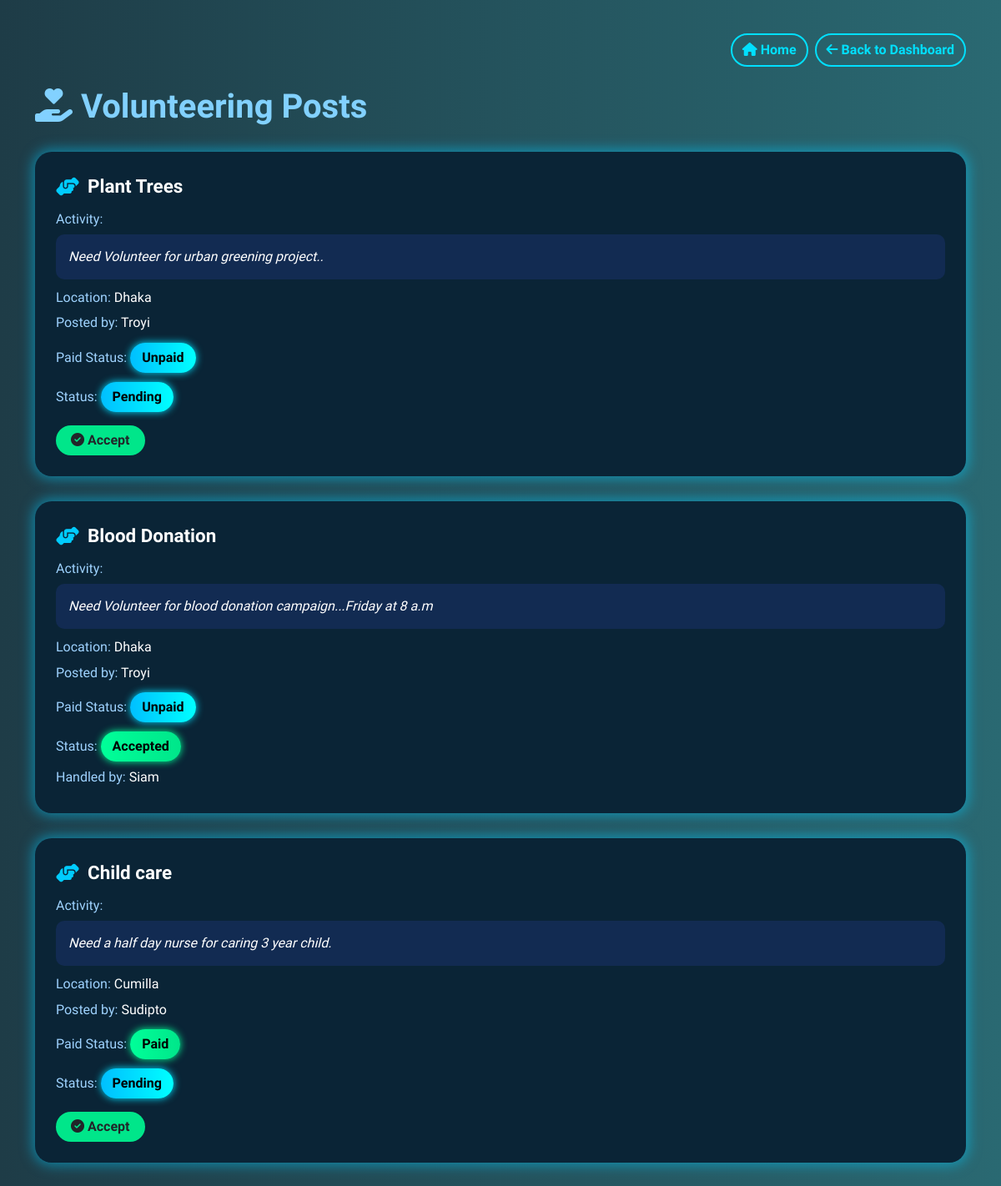
Screenshot of /user/provider_volunteering_posts/ (signed in) with the database file from the repository.
### users/models.py (models this page shows, shortened)
class VolunteeringService(models.Model):
    STATUS_CHOICES = (
        ('Pending', 'Pending'),
        ('Accepted', 'Accepted'),
        ('Rejected', 'Rejected'),
    )
    customer = models.ForeignKey(User, on_delete=models.CASCADE, related_name='volunteering_requests')
    title = models.CharField(max_length=100)
    activity = models.TextField()
    location = models.CharField(max_length=100)
    is_paid = models.BooleanField(default=False)
    created_at = models.DateTimeField(auto_now_add=True)
    updated_at = models.DateTimeField(auto_now=True)
    accepted_by = models.ForeignKey(User, null=True, blank=True, on_delete=models.SET_NULL, related_name='accepted_volunteering', limit_choices_to={'role': 'provider'})
    status = models.CharField(max_length=10, choices=STATUS_CHOICES, default='Pending')

class User(AbstractUser):
    ROLE_CHOICES = (
        ('customer', 'Customer'),
        ('provider', 'Provider'),
    )
    role = models.CharField(max_length=10, choices=ROLE_CHOICES)
    phone_number = models.CharField(max_length=15, blank=True, null=True)

### users/views.py (the view, shortened to what this page needs)
# urls.py: path('provider_volunteering_posts/', views.provider_volunteering_posts, name='provider_volunteering_posts'),
@login_required
def provider_volunteering_posts(request):
    posts = VolunteeringService.objects.all()
    return render(request, 'provider_volunteering_posts.html', {'posts': posts})

### templates/provider_volunteering_posts.html (shortened to what this page needs)
<!DOCTYPE html>
<html lang="en">
<head>
    <link href="https://cdn.jsdelivr.net/npm/bootstrap@5.3.0/dist/css/bootstrap.min.css" rel="stylesheet">
    <link href="https://cdnjs.cloudflare.com/ajax/libs/font-awesome/6.4.0/css/all.min.css" rel="stylesheet">
</head>
<body>
<div class="container">
    <div class="d-flex justify-content-end mb-4">
        <a href="{% url 'home' %}" class="btn btn-outline-info me-2">
            <i class="fas fa-home"></i> Home
        </a>
        <a href="{% url 'provider_dashboard' %}" class="btn btn-outline-info">
            <i class="fas fa-arrow-left"></i> Back to Dashboard
        </a>
    </div>
    <h1><i class="fas fa-hand-holding-heart"></i> Volunteering Posts</h1>
    {% for post in posts %}
    <div class="glow-box {% if post.status == 'Accepted' %}glow-green{% else %}glow-blue{% endif %}">
        <div class="post-title">
            <i class="fas fa-hands-helping"></i> {{ post.title }}
        </div>
        <div class="post-content">
            <p><span class="label">Activity:</span></p>
            <div class="activity-box">{{ post.activity }}</div>
            <p><span class="label">Location:</span> {{ post.location }}</p>
            <p><span class="label">Posted by:</span> {{ post.customer.get_full_name|default:post.customer.username }}</p>
            <p>
                <span class="label">Paid Status:</span>
                {% if post.is_paid %}
                    <span class="status-pill status-accepted">Paid</span>
                {% else %}
                    <span class="status-pill">Unpaid</span>
                {% endif %}
            </p>
            {% if post.status == 'Pending' %}
                <p><span class="label">Status:</span> <span class="status-pill">Pending</span></p>
                <form method="POST" class="mt-3">
                    <button type="submit" name="action" value="accept" class="btn btn-accept">
                        <i class="fas fa-check-circle"></i> Accept
                    </button>
                </form>
            {% else %}
                <p><span class="label">Status:</span> <span class="status-pill status-accepted">Accepted</span></p>
                <p><span class="label">Handled by:</span> {{ post.accepted_by.get_full_name|default:post.accepted_by.username }}</p>
            {% endif %}
        </div>
    </div>
    {% empty %}
    <div class="alert alert-light text-dark">No volunteering posts available.</div>
    {% endfor %}
</div>
</body>
</html>

### templates/provider_volunteering_posts.html (style rules this page uses)
body { background: linear-gradient(to right,#1e3c47 , #2a6972 ); font-family: 'Quicksand', sans-serif; color: white; padding: 40px 15px; }
h1 { font-weight: bold; margin-bottom: 30px; color: #82d1ff; }
.glow-box { background-color:#0a2436; border-radius: 20px; padding: 25px; margin-bottom: 30px; transition: transform 0.3s ease; }
.glow-blue { box-shadow: 0 0 15px 3px rgba(0, 204, 255, 0.5); }
.post-title { font-size: 1.4rem; font-weight: 600; margin-bottom: 10px; display: flex; align-items: center; }
.post-title i { color: #00ccff; margin-right: 10px; }
.post-content p { margin-bottom: 0.4rem; }
.label { color: #9fd3ff; }
.activity-box { background-color: #122b52; padding: 15px; border-radius: 10px; font-style: italic; margin-bottom: 10px; }
.status-pill { display: inline-block; padding: 6px 14px; background: linear-gradient(to right, #00bfff, #00ffff); color: #000; border-radius: 20px; font-weight: bold; margin-top: 5px; box-shadow: 0 0 10px #00e0ff; }
.status-accepted { background: linear-gradient(to right, #00ff99, #00e68a); box-shadow: 0 0 10px #00ff99; }
.btn-accept { background-color: #00e68a; border: none; border-radius: 20px; padding: 6px 18px; font-weight: 600; }
.btn-outline-info { border-radius: 20px; font-weight: 600; border: 2px solid #00e0ff; color: #00e0ff; background-color: transparent; transition: all 0.3s ease; }

### rows the page displays
VolunteeringService: title "Plant Trees", activity "Need Volunteer for urban greening project..", location "Dhaka", customer.get_full_name "Troyi", is_paid "Unpaid"
VolunteeringService: title "Blood Donation", activity "Need Volunteer for blood donation campaign...Friday at 8 a.m", location "Dhaka", customer.get_full_name "Troyi", is_paid "Unpaid", accepted_by.get_full_name "Siam"
VolunteeringService: title "Child care", activity "Need a half day nurse for caring 3 year child.", location "Cumilla", customer.get_full_name "Sudipto", is_paid "Paid"
